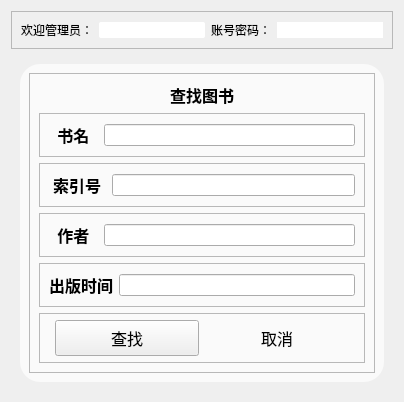
        <widget class="QWidget" name="page_4">
         <layout class="QVBoxLayout" name="verticalLayout_9">
          <item>
           <widget class="QFrame" name="frame_21">
            <property name="frameShape">
             <enum>QFrame::StyledPanel</enum>
            </property>
            <property name="frameShadow">
             <enum>QFrame::Raised</enum>
            </property>
            <layout class="QHBoxLayout" name="horizontalLayout_17">
             <item>
              <widget class="QLabel" name="label_8">
               <property name="text">
                <string>欢迎管理员：</string>
               </property>
              </widget>
             </item>
             <item>
              <widget class="LineEdit" name="lineEdit_12">
               <property name="styleSheet">
                <string notr="true">
background:rgb(255,255,255);
border-radius:2px;

</string>
               </property>
              </widget>
             </item>
             <item>
              <widget class="QLabel" name="label_15">
               <property name="text">
                <string>账号密码：</string>
               </property>
              </widget>
             </item>
             <item>
              <widget class="LineEdit" name="lineEdit_13">
               <property name="styleSheet">
                <string notr="true">
background:rgb(255,255,255);
border-radius:20px;

</string>
               </property>
              </widget>
             </item>
            </layout>
           </widget>
          </item>
          <item>
           <widget class="QFrame" name="frame_22">
            <property name="styleSheet">
             <string notr="true">QFrame#frame_22{
border-image: url(:/common2/hutao.jpg);
border-radius:20px
}</string>
            </property>
            <property name="frameShape">
             <enum>QFrame::StyledPanel</enum>
            </property>
            <property name="frameShadow">
             <enum>QFrame::Raised</enum>
            </property>
            <layout class="QHBoxLayout" name="horizontalLayout_18">
             <item>
              <widget class="QFrame" name="frame_23">
               <property name="styleSheet">
                <string notr="true">QFrame#frame_23{
border-radius:20px;
background:rgba(255, 255, 255,170)}</string>
               </property>
               <property name="frameShape">
                <enum>QFrame::StyledPanel</enum>
               </property>
               <property name="frameShadow">
                <enum>QFrame::Raised</enum>
               </property>
               <layout class="QHBoxLayout" name="horizontalLayout_19">
                <item>
                 <widget class="QFrame" name="frame_24">
                  <property name="styleSheet">
                   <string notr="true"/>
                  </property>
                  <property name="frameShape">
                   <enum>QFrame::StyledPanel</enum>
                  </property>
                  <property name="frameShadow">
                   <enum>QFrame::Raised</enum>
                  </property>
                  <layout class="QVBoxLayout" name="verticalLayout_8" stretch="0,2,2,0,2,0">
                   <item>
                    <widget class="QLabel" name="label_34">
                     <property name="font">
                      <font>
                       <family>黑体</family>
                       <pointsize>12</pointsize>
                       <weight>75</weight>
                       <bold>true</bold>
                      </font>
                     </property>
                     <property name="text">
                      <string>查找图书</string>
                     </property>
                     <property name="alignment">
                      <set>Qt::AlignCenter</set>
                     </property>
                    </widget>
                   </item>
                   <item>
                    <widget class="QFrame" name="frame_25">
                     <property name="frameShape">
                      <enum>QFrame::StyledPanel</enum>
                     </property>
                     <property name="frameShadow">
                      <enum>QFrame::Raised</enum>
                     </property>
                     <layout class="QHBoxLayout" name="horizontalLayout_20">
                      <item>
                       <widget class="QLabel" name="label_16">
                        <property name="font">
                         <font>
                          <family>黑体</family>
                          <pointsize>12</pointsize>
                          <weight>75</weight>
                          <bold>true</bold>
                         </font>
                        </property>
                        <property name="text">
                         <string>  书名  </string>
                        </property>
                       </widget>
                      </item>
                      <item>
                       <widget class="LineEdit" name="Name_2">
                        <property name="styleSheet">
                         <string notr="true"/>
                        </property>
                       </widget>
                      </item>
                     </layout>
                    </widget>
                   </item>
                   <item>
                    <widget class="QFrame" name="frame_26">
                     <property name="frameShape">
                      <enum>QFrame::StyledPanel</enum>
                     </property>
                     <property name="frameShadow">
                      <enum>QFrame::Raised</enum>
                     </property>
                     <layout class="QHBoxLayout" name="horizontalLayout_21">
                      <item>
                       <widget class="QLabel" name="label_17">
                        <property name="font">
                         <font>
                          <family>黑体</family>
                          <pointsize>12</pointsize>
                          <weight>75</weight>
                          <bold>true</bold>
                         </font>
                        </property>
                        <property name="text">
                         <string> 索引号 </string>
                        </property>
                       </widget>
                      </item>
                      <item>
                       <widget class="LineEdit" name="User_3">
                        <property name="styleSheet">
                         <string notr="true"/>
                        </property>
                       </widget>
                      </item>
                     </layout>
                    </widget>
                   </item>
                   <item>
                    <widget class="QFrame" name="frame_27">
                     <property name="frameShape">
                      <enum>QFrame::StyledPanel</enum>
                     </property>
                     <property name="frameShadow">
                      <enum>QFrame::Raised</enum>
                     </property>
                     <layout class="QHBoxLayout" name="horizontalLayout_22">
                      <item>
                       <widget class="QLabel" name="label_18">
                        <property name="font">
                         <font>
                          <family>黑体</family>
                          <pointsize>12</pointsize>
                          <weight>75</weight>
                          <bold>true</bold>
                         </font>
                        </property>
                        <property name="text">
                         <string>  作者  </string>
                        </property>
                       </widget>
                      </item>
                      <item>
                       <widget class="LineEdit" name="User_4">
                        <property name="styleSheet">
                         <string notr="true"/>
                        </property>
                       </widget>
                      </item>
                     </layout>
                    </widget>
                   </item>
                   <item>
                    <widget class="QFrame" name="frame_28">
                     <property name="frameShape">
                      <enum>QFrame::StyledPanel</enum>
                     </property>
                     <property name="frameShadow">
                      <enum>QFrame::Raised</enum>
                     </property>
                     <layout class="QHBoxLayout" name="horizontalLayout_23" stretch="2,30">
                      <item>
                       <widget class="QLabel" name="label_19">
                        <property name="font">
                         <font>
                          <family>黑体</family>
                          <pointsize>12</pointsize>
                          <weight>75</weight>
                          <bold>true</bold>
                         </font>
                        </property>
                        <property name="text">
                         <string>出版时间</string>
                        </property>
                       </widget>
                      </item>
                      <item>
                       <widget class="LineEdit" name="Port_2">
                        <property name="styleSheet">
                         <string notr="true"/>
                        </property>
                       </widget>
                      </item>
                     </layout>
                    </widget>
                   </item>
                   <item>
                    <widget class="QFrame" name="frame_31">
                     <property name="sizePolicy">
                      <sizepolicy hsizetype="Preferred" vsizetype="Preferred">
                       <horstretch>0</horstretch>
                       <verstretch>0</verstretch>
                      </sizepolicy>
                     </property>
                     <property name="minimumSize">
                      <size>
                       <width>50</width>
                       <height>50</height>
                      </size>
                     </property>
                     <property name="styleSheet">
                      <string notr="true"/>
                     </property>
                     <property name="frameShape">
                      <enum>QFrame::StyledPanel</enum>
                     </property>
                     <property name="frameShadow">
                      <enum>QFrame::Raised</enum>
                     </property>
                     <layout class="QHBoxLayout" name="horizontalLayout_26">
                      <property name="spacing">
                       <number>6</number>
                      </property>
                      <property name="leftMargin">
                       <number>15</number>
                      </property>
                      <property name="topMargin">
                       <number>6</number>
                      </property>
                      <property name="rightMargin">
                       <number>15</number>
                      </property>
                      <property name="bottomMargin">
                       <number>6</number>
                      </property>
                      <item>
                       <widget class="PrimaryPushButton" name="Confirm_2">
                        <property name="sizePolicy">
                         <sizepolicy hsizetype="Minimum" vsizetype="Minimum">
                          <horstretch>0</horstretch>
                          <verstretch>0</verstretch>
                         </sizepolicy>
                        </property>
                        <property name="font">
                         <font>
                          <family>黑体</family>
                          <pointsize>12</pointsize>
                         </font>
                        </property>
                        <property name="styleSheet">
                         <string notr="true"/>
                        </property>
                        <property name="text">
                         <string>查找</string>
                        </property>
                        <property name="flat">
                         <bool>false</bool>
                        </property>
                       </widget>
                      </item>
                      <item>
                       <widget class="PushButton" name="Cancel_2">
                        <property name="sizePolicy">
                         <sizepolicy hsizetype="Minimum" vsizetype="Minimum">
                          <horstretch>0</horstretch>
                          <verstretch>0</verstretch>
                         </sizepolicy>
                        </property>
                        <property name="font">
                         <font>
                          <family>黑体</family>
                          <pointsize>12</pointsize>
                         </font>
                        </property>
                        <property name="styleSheet">
                         <string notr="true"/>
                        </property>
                        <property name="text">
                         <string>取消</string>
                        </property>
                        <property name="flat">
                         <bool>true</bool>
                        </property>
                       </widget>
                      </item>
                     </layout>
                    </widget>
                   </item>
                  </layout>
                 </widget>
                </item>
               </layout>
              </widget>
             </item>
            </layout>
           </widget>
          </item>
         </layout>
        </widget>
